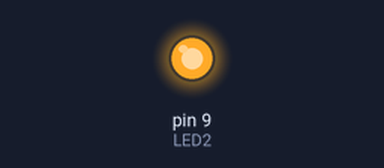
The sketch below on a simulated Arduino Uno, built with avr-gcc and run on an emulated ATmega328P. Shown: output pins drawn as LEDs (lit = HIGH). Dashed ring = blinking.

Above: at 1.0 s.
At 2.5 s:
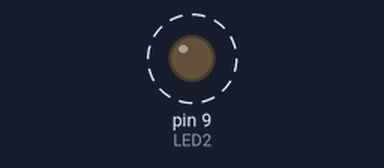
Timing chart, 0 to 4.6 s (numbered marks = the images above):
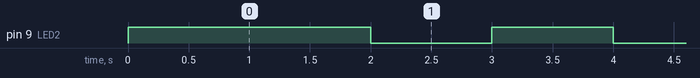

Measured:
- by itself, pin 9 (LED2): alternates HIGH for 1.0 s and LOW for 1.0 s

The sketch:

Timer_Ex1.ino
```cpp
// TimerOne Example
#include "TimerOne.h"

#define LED2  9
boolean tog = false;

void setup() {

  pinMode(LED2,OUTPUT);
  digitalWrite(LED2,HIGH);
  Timer1.initialize(1000000);         // set timer=1000000 us = 1s
  Timer1.attachInterrupt(fTimerIsr);  // attach ISR here
}

void loop() {

}

void fTimerIsr() {
  tog = !tog;
  digitalWrite(LED2,tog);
}
```
